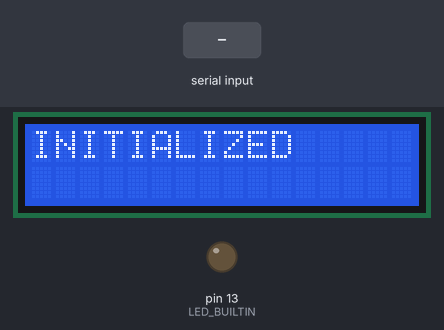
Bench run of a sketch on a simulated Arduino Uno, built with avr-gcc and run on an emulated ATmega328P. On the bench: 16×2 character LCD, output pins drawn as LEDs (lit = HIGH). The inputs (shaded band) are chosen by the test bench. What the sketch prints to the serial monitor is not drawn.

Above: at 1.2 s.
1.3 s: "!" received over Serial
At 2.0 s:
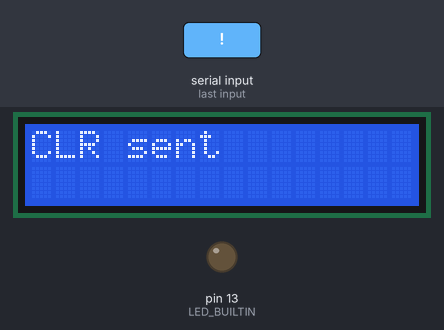
2.8 s: "1" received over Serial
At 3.2 s:
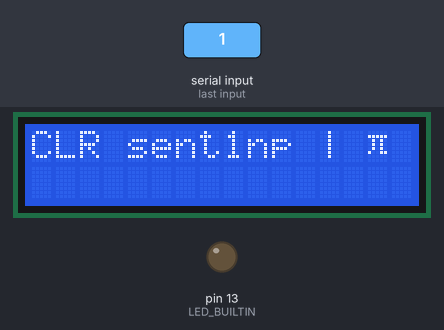
Timing chart, 0 to 5.8 s (numbered marks = the images above; inputs shaded):
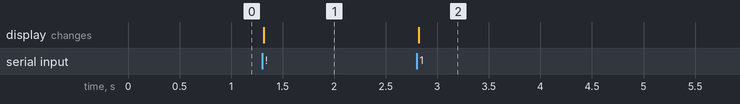

Measured:
- after the input at 1.3 s, the display: changes at once (image 1)
- after the input at 2.8 s, the display: changes at once (image 2)

The sketch:

p11_LED_Processing.ino
```cpp
#include <LiquidCrystal.h>
#include <string.h>

/* dtypes def */
typedef enum _state{
  INIT,
  RECEIVED,
  CLEARED,
  WAITING
} state;

typedef struct _messages{
  const char* INIT = "INITIALIZED";
  const char* CLEARED = "CLR sent";
  char* toDisplay;
} messages;

/* var init */
LiquidCrystal lcd(12, 11, 5, 4, 3, 2);
long x = 0;
state portState;
messages displayMsg;
char incomingByte[2];

/* setup */
void setup() {
  displayMsg.toDisplay = displayMsg.INIT;
  portState = INIT;

  Serial.begin(9600);

  pinMode(LED_BUILTIN, OUTPUT);
  while(!Serial){
    digitalWrite(LED_BUILTIN, !digitalRead(LED_BUILTIN));
  }
  digitalWrite(LED_BUILTIN, LOW);
  lcd.begin(16, 2);
  lcd.print(displayMsg.toDisplay);
  lcd.setCursor(0, 1);
}

/* runtime */
void loop() {

  if(Serial.available() > 0){
    portState = RECEIVED;
    incomingByte[0] = Serial.read();
    if(incomingByte[0] == '!'){
      portState = CLEARED;
      displayMsg.toDisplay = displayMsg.CLEARED;
    }else{
      incomingByte[1] = "\0";
      displayMsg.toDisplay = incomingByte;
    }
  }else{
    delay(50);
  }

  // lcd.clear();
  // lcd.setCursor(0, 0);

  if(portState == CLEARED){
    lcd.clear();
    lcd.setCursor(0, 0);
    portState = RECEIVED;
    Serial.write("RECVD\n"); // trying to see if it can be bidirectionsl
  }
  if(portState == RECEIVED)
    lcd.print(displayMsg.toDisplay);
  if(portState == RECEIVED)
    portState = WAITING; // to add ... for waiting
}
```
